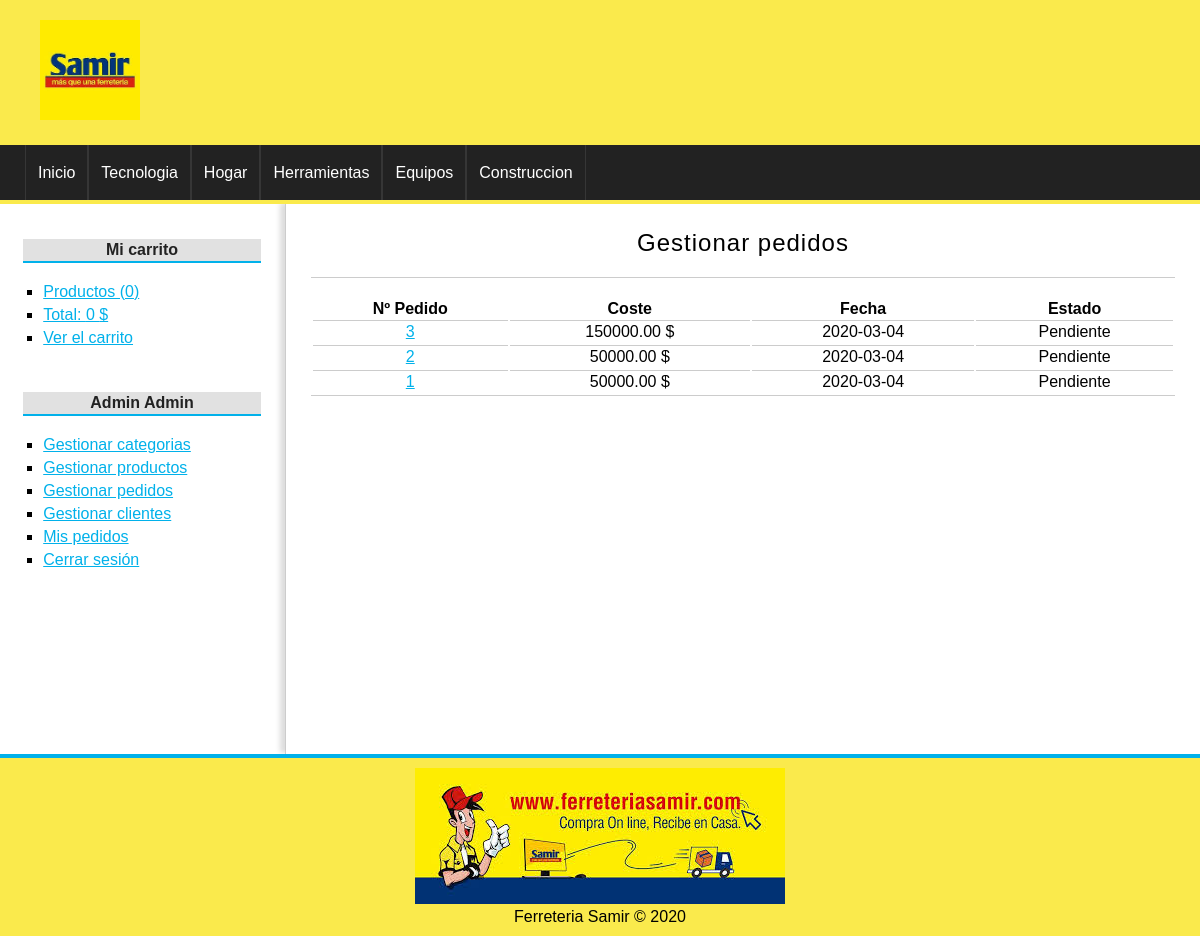
The app's page /pedido/gestion (signed in) with its own data.
### tables this page shows
CREATE TABLE `categorias` (
  `id` int(255) NOT NULL,
  `nombre` varchar(100) NOT NULL
);

CREATE TABLE `pedidos` (
  `id` int(255) NOT NULL,
  `usuario_id` int(255) NOT NULL,
  `provincia` varchar(100) NOT NULL,
  `localidad` varchar(100) NOT NULL,
  `direccion` varchar(255) NOT NULL,
  `coste` float(200,2) NOT NULL,
  `estado` varchar(20) NOT NULL,
  `fecha` date DEFAULT NULL,
  `hora` time DEFAULT NULL
);

### config/db.php (called while the page is built)
<?php
class Database{
	public static function connect(){
		$db = new mysqli('localhost', 'root', '', 'tienda_master');
		$db->query("SET NAMES 'utf8'");
		return $db;
	}
}

### helpers/utils.php (called while the page is built, shortened)
<?php
class Utils{
	public static function showCategorias(){
		require_once 'models/categoria.php';
		$categoria = new Categoria();
		$categorias = $categoria->getAll();
		return $categorias;
	}
	public static function showStatus($status){
		$value = 'Pendiente';
		if($status == 'confirm'){
			$value = 'Pendiente';
		}elseif($status == 'preparation'){
			$value = 'En preparación';
		}elseif($status == 'ready'){
			$value = 'Preparado para enviar';
		}elseif($status = 'sended'){
			$value = 'Enviado';
		}
		return $value;
	}
}

### models/categoria.php (called while the page is built, shortened)
<?php
class Categoria{
	private $db;
	public function __construct() {
		$this->db = Database::connect();
	}
	public function getAll(){
		$categorias = $this->db->query("SELECT * FROM categorias ORDER BY id DESC;");
		return $categorias;
	}
}

### controllers/PedidoController.php (called while the page is built, shortened)
<?php
require_once 'models/pedido.php';
class pedidoController{
	public function gestion(){
		$gestion = true;
		$pedido = new Pedido();
		$pedidos = $pedido->getAll();
		require_once 'views/pedido/mis_pedidos.php';
	}
}

### models/pedido.php (called while the page is built, shortened)
<?php
class Pedido{
	private $db;
	public function __construct() {
		$this->db = Database::connect();
	}
	public function getAll(){
		$productos = $this->db->query("SELECT * FROM pedidos ORDER BY id DESC");
		return $productos;
	}
}

### views/pedido/mis_pedidos.php (the view)
<?php if (isset($gestion)): ?>
	<h1>Gestionar pedidos</h1>
<?php else: ?>
	<h1>Mis pedidos</h1>
<?php endif; ?>
<table>
	<tr>
		<th>Nº Pedido</th>
		<th>Coste</th>
		<th>Fecha</th>
		<th>Estado</th>
	</tr>
	<?php
	while ($ped = $pedidos->fetch_object()):
		?>
		<tr>
			<td>
				<a href="<?= base_url ?>pedido/detalle&id=<?= $ped->id ?>"><?= $ped->id ?></a>
			</td>
			<td>
				<?= $ped->coste ?> $
			</td>
			<td>
				<?= $ped->fecha ?>
			</td>
			<td>
				<?=Utils::showStatus($ped->estado)?>
			</td>
		</tr>
	<?php endwhile; ?>
</table>

### views/layout/header.php (shortened to what this page needs)
<!DOCTYPE HTML>
<html lang="es">
	<head>
		<link rel="stylesheet" href="<?=base_url?>assets/css/styles.css" />
	</head>
	<body>
		<div id="container">
			<header id="header">
				<div id="logo">
					<img src="<?=base_url?>assets/img/samir.jpg" alt="Ferreteria Samir" />
				</div>
			</header>
			<?php $categorias = Utils::showCategorias(); ?>
			<nav id="menu">
				<ul>
					<li>
						<a href="<?=base_url?>">Inicio</a>
					</li>
					<?php while($cat = $categorias->fetch_object()): ?>
						<li>
							<a href="<?=base_url?>categoria/ver&id=<?=$cat->id?>"><?=$cat->nombre?></a>
						</li>
					<?php endwhile; ?>
				</ul>
			</nav>
			<div id="content">

### assets/css/styles.css (style rules this page uses)
* { padding: 0px; margin: 0px; font-family: sans-serif, Helvetica, Arial; }
a { color: #01B1EA; }
table { text-align: center; width: 100%; border-bottom: 1px solid #ccc; }
td { border-top: 1px solid #ccc; padding: 2px; }
#container { width: 100%; margin: 0px auto; box-shadow: 0px 0px 10px gray; background: white; }
#header { height: 145px; background: #FAEA4C; }
#logo { padding: 20px; margin-left: 20px; float:left; }
#logo img { float:left; height: 100px; }
#menu { clear:both; background: #222; color: white; height: 55px; border-bottom: 4px solid #FAEA4C; }
#menu ul { list-style: none; text-decoration: none; margin: 0px auto; margin-left: 25px; }
#menu ul li { line-height: 55px; float:left; border-right: 1px solid #363636; }
#menu a { display: block; color: white; text-decoration: none; padding-left: 12px; padding-right: 12px; transition: all 300ms; }
#menu a:first-child { border-left: 1px solid #363636; }
#content { margin: 0px auto; overflow: hidden; background: white; }
#central h1 { font-size: 24px; font-weight: normal; letter-spacing: 1px; text-align: center; border-bottom: 1px solid #ccc; margin-bottom: 20px; padding: 20px; padding-top: 0px; }

### records on screen
categorias: nombre "Tecnologia"
categorias: nombre "Hogar"
categorias: nombre "Herramientas"
categorias: nombre "Equipos"
categorias: nombre "Construccion"
pedidos: id "3", coste "150000.00", fecha "2020-03-04", estado "Pendiente"
pedidos: id "2", coste "50000.00", fecha "2020-03-04", estado "Pendiente"
pedidos: id "1", coste "50000.00", fecha "2020-03-04", estado "Pendiente"

### other values on screen
$stats['count'] "0"
$stats['total'] "0"
$_SESSION['identity']->nombre "Admin"
$_SESSION['identity']->apellidos "Admin"
